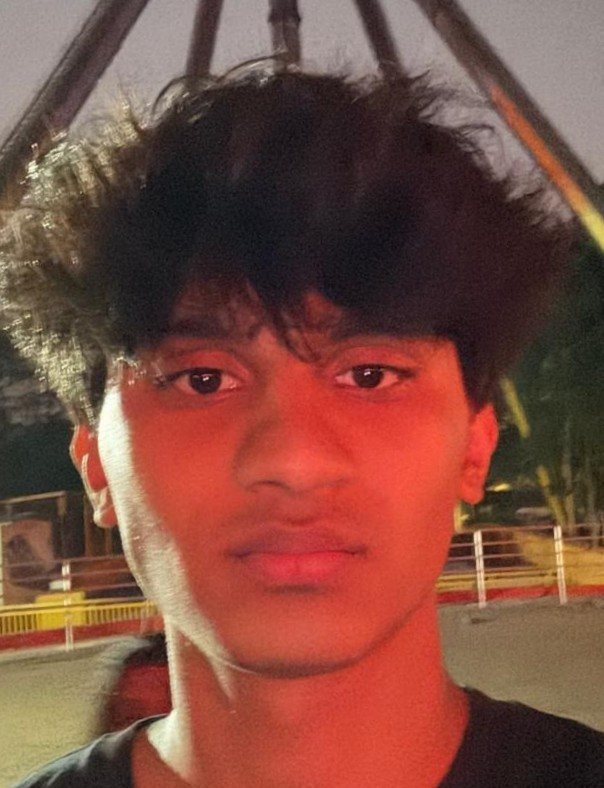
#> input picture assets/profile_source.jpg, 604 x 788 px
$ python generate_ascii.py
#> lines starting #> are read from the running program, lines starting #| are printed output that depends on the picture
#> in main, bgr is the input picture: shape (788, 604, 3); mean B, G, R 64.6, 76.6, 124.1
"""
generate_ascii.py

Generates a real, high-resolution ASCII portrait from assets/profile_source.jpg
and writes it to assets/ascii_art.txt, one row per line, all rows padded to the
same fixed width.

Run this again any time you replace assets/profile_source.jpg with a new photo:

    python scripts/generate_ascii.py

Pipeline:
  1. Detect the face in the source photo (OpenCV Haar cascade) and crop a
     tight square around the head + shoulders.
  2. Convert to grayscale.
  3. Boost contrast so facial features stay readable at low character density.
  4. Downsample to an ASCII grid, compensating for the fact that monospace
     terminal characters are roughly twice as tall as they are wide.
  5. Map each cell's average brightness to a character from a density ramp
     (darkest -> '@', lightest -> ' '), producing plain ASCII only
     (no Unicode blocks, no emoji).
"""

import os
import cv2
import numpy as np
from PIL import Image, ImageOps, ImageEnhance

HERE = os.path.dirname(__file__)
SOURCE_PATH = os.path.join(HERE, "..", "assets", "profile_source.jpg")
OUTPUT_PATH = os.path.join(HERE, "..", "assets", "ascii_art.txt")

# Density ramp: index 0 = lightest (background), last = darkest (ink).
CHARSET = " .:-=+*#%@"

ASCII_WIDTH = 78          # characters per row (70-80 requested)
ASCII_HEIGHT = 50         # rows (45-55 requested)
FONT_ASPECT = 0.55        # terminal chars are ~2x taller than wide


def detect_and_crop(bgr_image):
    gray = cv2.cvtColor(bgr_image, cv2.COLOR_BGR2GRAY)
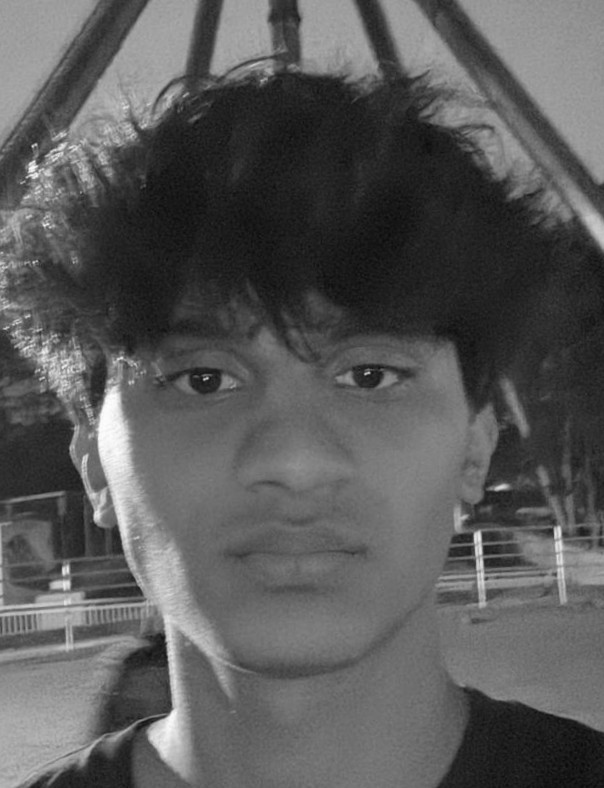
#> gray: shape (788, 604); min 8, max 254, mean 89.5
    cascade = cv2.CascadeClassifier(
        cv2.data.haarcascades + "haarcascade_frontalface_default.xml"
    )
    faces = cascade.detectMultiScale(gray, 1.1, 5)
#> faces = [[88, 255, 397, 397]]

    h, w = bgr_image.shape[:2]
#> h = 788; w = 604

    if len(faces) == 0:
        # fallback: assume the face is roughly centered
        size = min(w, h)
        cx, cy = w // 2, h // 2
    else:
        # use the largest detected face
        fx, fy, fw, fh = max(faces, key=lambda f: f[2] * f[3])
#> fx = 88; fy = 255; fw = 397; fh = 397
        cx, cy = fx + fw // 2, fy + fh // 2
#> cx = 286; cy = 453
        size = w  # crop a full-width square, matching "head + shoulders"
#> size = 604

    top = max(0, cy - size // 2)
#> top = 151
    top = min(top, h - size) if h > size else 0
    size = min(size, w, h)
    left = max(0, min((w - size) // 2, w - size))
#> left = 0

    return bgr_image[top:top + size, left:left + size]
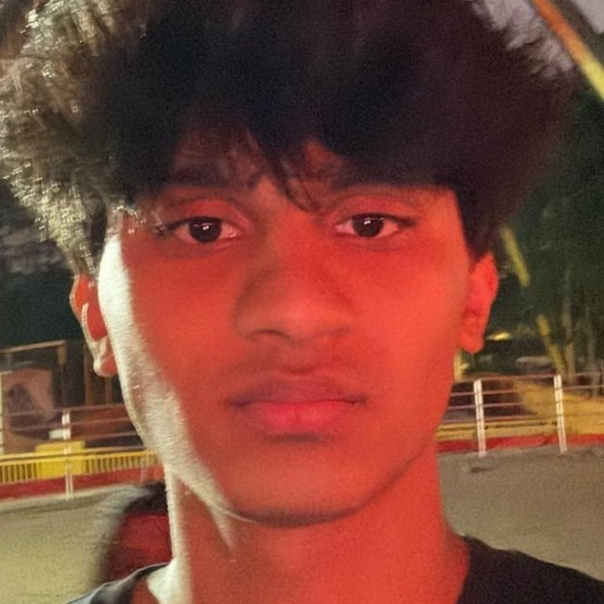
#> returned value: shape (604, 604, 3); mean of channels 0, 1, 2 56.2, 70.6, 125.5; drawn as B, G, R


def image_to_ascii(pil_img: Image.Image, width: int, height: int) -> list:
    # grayscale
#> called with width = 78, height = 50
    gray = ImageOps.grayscale(pil_img)
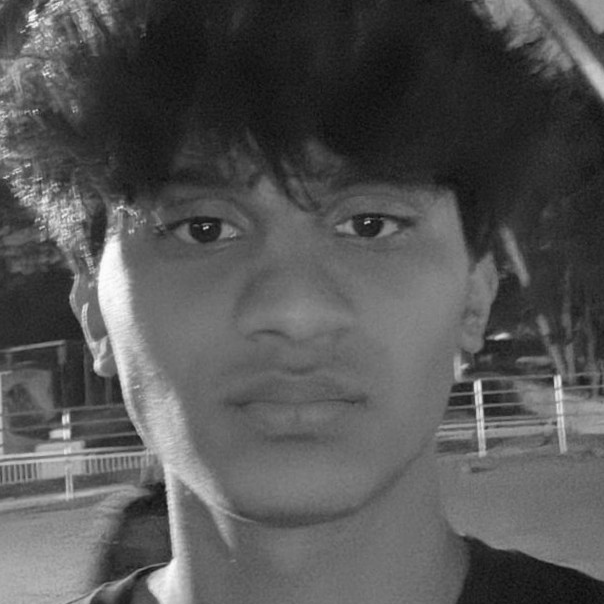
#> gray: PIL image 604x604 L; min 8, max 254, mean 85.3
    # contrast boost
    gray = ImageOps.autocontrast(gray, cutoff=1)
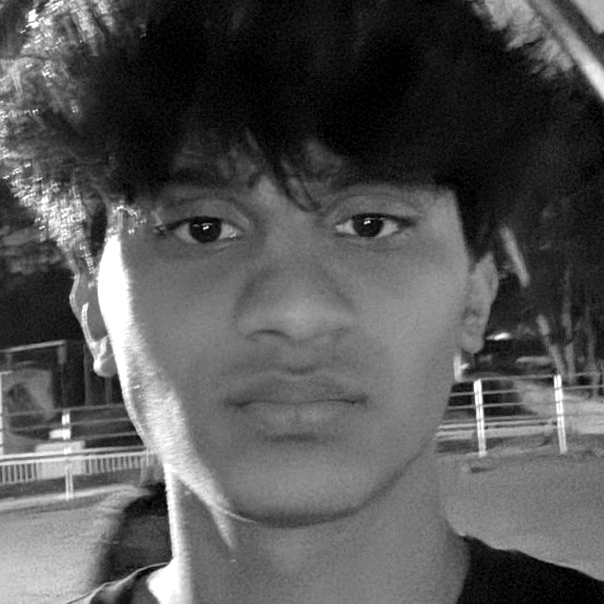
#> gray: PIL image 604x604 L; min 0, max 255, mean 85.7
    gray = ImageEnhance.Contrast(gray).enhance(1.6)
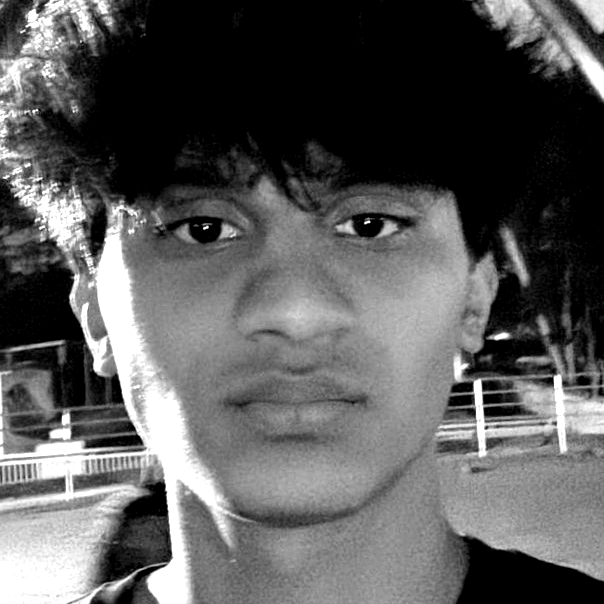
#> gray: PIL image 604x604 L; min 0, max 255, mean 90.3
    gray = ImageEnhance.Sharpness(gray).enhance(1.5)

    resized = gray.resize((width, height), Image.LANCZOS)
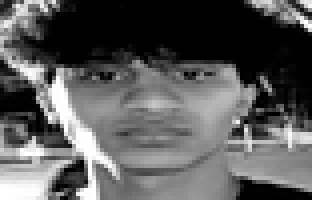
#> resized: PIL image 78x50 L (shown 4 times larger); min 0, max 255, mean 90.2
    pixels = np.array(resized, dtype=np.float32)

    # map brightness -> character (dark pixel = dense character)
    normalized = 1.0 - (pixels / 255.0)  # 0 = white, 1 = black
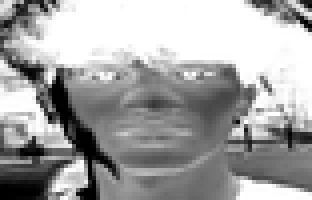
#> normalized: shape (50, 78) float32 (shown 4 times larger); min 0, max 1, mean 0.646
    indices = np.clip((normalized * (len(CHARSET) - 1)).round().astype(int), 0, len(CHARSET) - 1)

    lines = []
    for row in indices:
        lines.append("".join(CHARSET[i] for i in row))
#> this loop made 50 passes
#> after the loop, lines = 50 items
    return lines


def main():
    bgr = cv2.imread(SOURCE_PATH)
    if bgr is None:
        raise FileNotFoundError(f"Could not read {SOURCE_PATH}")

    cropped_bgr = detect_and_crop(bgr)
    cropped_rgb = cv2.cvtColor(cropped_bgr, cv2.COLOR_BGR2RGB)
    pil_img = Image.fromarray(cropped_rgb)

    # account for font aspect ratio so the portrait isn't squashed
    grid_height = int(ASCII_HEIGHT)
    lines = image_to_ascii(pil_img, ASCII_WIDTH, grid_height)
#> lines = 50 items

    with open(OUTPUT_PATH, "w") as f:
        f.write("\n".join(lines) + "\n")

    print(f"Wrote {len(lines)} rows x {ASCII_WIDTH} cols to {OUTPUT_PATH}")
#| Wrote 50 rows x 78 cols to scripts/../assets/ascii_art.txt


if __name__ == "__main__":
    main()
